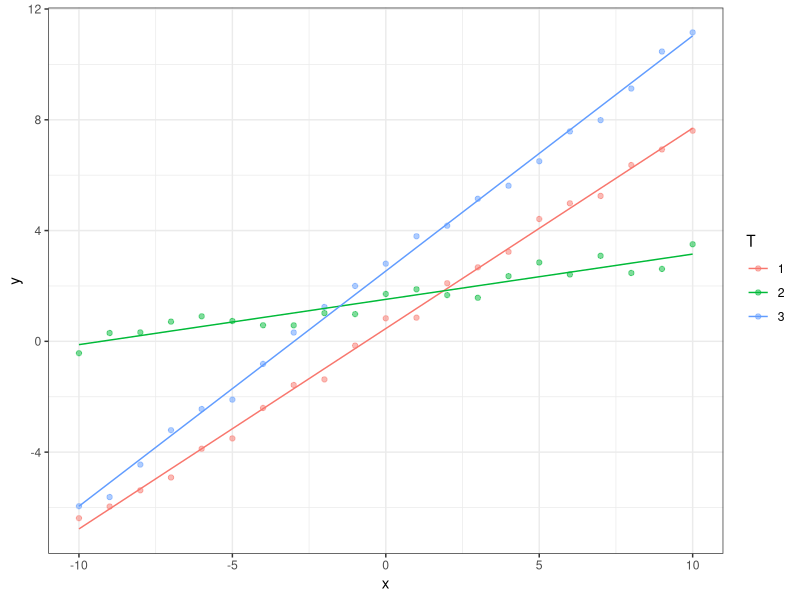

This figure's R source:
## ---- chunk 1

## ---- chunk 2

## ---- chunk 3

## ---- chunk 4

## ---- chunk 5

## ---- chunk 6

## ---- chunk 7

## ---- chunk 8

## ---- chunk 9
library(broom)
library(tidyverse)
library(ggplot2)
theme_set(theme_bw())
# Create fake data
a <- seq(-10,10,1)
d <- tibble(x=rep(a,3),
            y=c(a*runif(1)+runif(length(a)),
                a*runif(1)+1+runif(length(a)),
                a*runif(1)+2+runif(length(a))),
            T=factor(rep(1:3,each=length(a)))
            )
# Fit the data using nls() by nesting
d_fit <- d %>% 
    nest(data=-T) %>% 
    mutate(fit=map(data, ~ nls(data = .,
                   y~x*A+B, 
                   start=list(A=1, B=1))),
           tidied = map(fit, tidy),
           augmented = map(fit, augment))
d_fit
d_fit %>% unnest(augmented)
d_fit %>% unnest(tidied)
d_fit %>% unnest(tidied) %>% 
  select(T, term, estimate, std.error) %>% 
  pivot_wider(names_from = term, 
              values_from = c(estimate,std.error))
ggplot(data=d, aes(x=x, y=y, col=T))+
    geom_point(alpha=0.5) + 
    geom_line(data=d_fit %>% unnest(augmented), 
        aes(x=x,y=.fitted, col=T))
## ---- chunk 10
